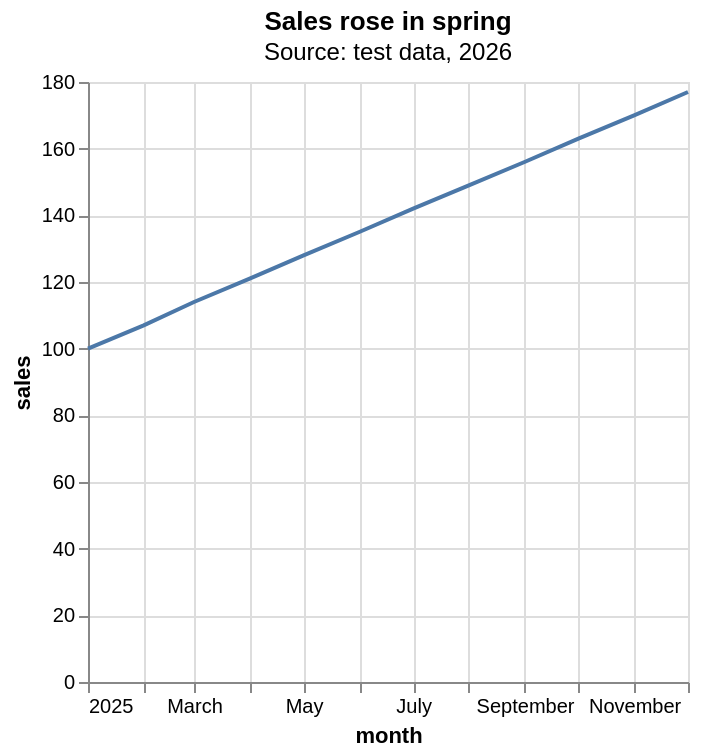

The Vega-Lite source for this figure:
### Vega-Lite specification from a JSON file in a GitHub repository (floating-point values rounded to 4 significant figures)
{"mark": "line", "title": {"text": "Sales rose in spring", "subtitle": "Source: test data, 2026"}, "data": {"values": [{"month": "2025-01-01", "sales": 100}, {"month": "2025-02-01", "sales": 107}, {"month": "2025-03-01", "sales": 114}, {"month": "2025-04-01", "sales": 121}, {"month": "2025-05-01", "sales": 128}, {"month": "2025-06-01", "sales": 135}, {"month": "2025-07-01", "sales": 142}, {"month": "2025-08-01", "sales": 149}, {"month": "2025-09-01", "sales": 156}, {"month": "2025-10-01", "sales": 163}, {"month": "2025-11-01", "sales": 170}, {"month": "2025-12-01", "sales": 177}]}, "encoding": {"x": {"field": "month", "type": "temporal"}, "y": {"field": "sales", "type": "quantitative"}}}
